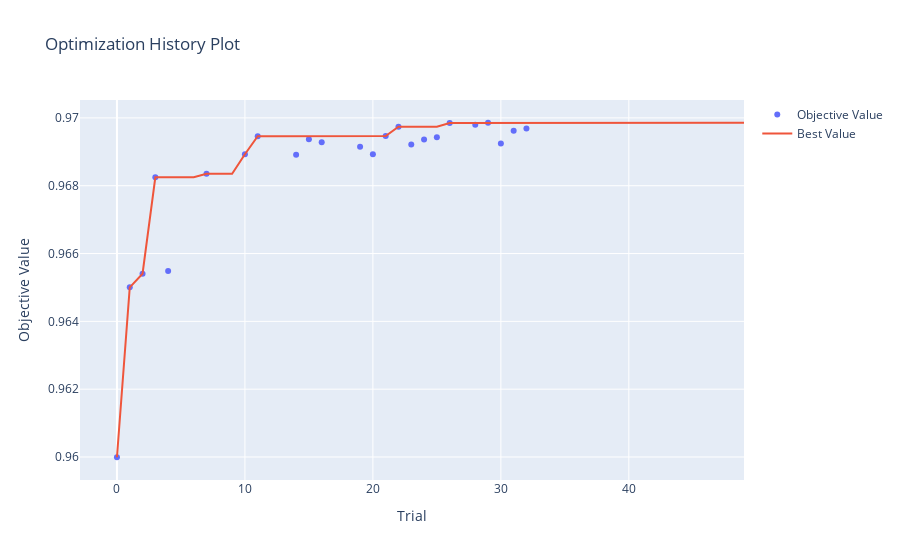

Here is the notebook cell this chart was saved with:
### Code cell
import optuna.visualization as vis
fig1 = optuna.visualization.plot_optimization_history(study)
fig1.show()

### Figure 1 — Plotly figure (JSON) as saved in the notebook; plotly's stock layout.template omitted (floating-point values rounded to 4 significant figures)
{"data": [{"mode": "markers", "name": "Objective Value", "type": "scatter", "x": [0, 1, 2, 3, 4, 7, 10, 11, 14, 15, 16, 19, 20, 21, 22, 23, 24, 25, 26, 28, 29, 30, 31, 32], "y": [0.96, 0.965, 0.9654, 0.9682, 0.9655, 0.9684, 0.9689, 0.9695, 0.9689, 0.9694, 0.9693, 0.9691, 0.9689, 0.9695, 0.9697, 0.9692, 0.9694, 0.9694, 0.9698, 0.9698, 0.9699, 0.9692, 0.9696, 0.9697]}, {"mode": "lines", "name": "Best Value", "type": "scatter", "x": [0, 1, 2, 3, 4, 5, 6, 7, 8, 9, 10, 11, 12, 13, 14, 15, 16, 17, 18, 19, 20, 21, 22, 23, 24, 25, 26, 27, 28, 29, 30, 31, 32, 33, 34, 35, 36, 37, 38, 39, 40, 41, 42, 43, 44, 45, 46, 47, 48, 49], "y": [0.96, 0.965, 0.9654, 0.9682, 0.9682, 0.9682, 0.9682, 0.9684, 0.9684, 0.9684, 0.9689, 0.9695, 0.9695, 0.9695, 0.9695, 0.9695, 0.9695, 0.9695, 0.9695, 0.9695, 0.9695, 0.9695, 0.9697, 0.9697, 0.9697, 0.9697, 0.9698, 0.9698, 0.9698, 0.9699, 0.9699, 0.9699, 0.9699, 0.9699, 0.9699, 0.9699, 0.9699, 0.9699, 0.9699, 0.9699, 0.9699, 0.9699, 0.9699, 0.9699, 0.9699, 0.9699, 0.9699, 0.9699, 0.9699, 0.9699]}, {"marker": {"color": "#cccccc"}, "mode": "markers", "name": "Infeasible Trial", "showlegend": false, "type": "scatter", "x": [], "y": []}], "layout": {"title": {"text": "Optimization History Plot"}, "xaxis": {"title": {"text": "Trial"}}, "yaxis": {"title": {"text": "Objective Value"}}}}
